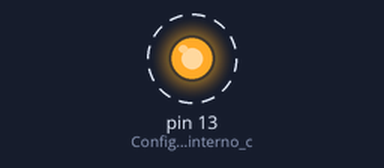
A sketch run on a simulated Arduino Uno, built with avr-gcc and run on an emulated ATmega328P. Parts: output pins drawn as LEDs (lit = HIGH). Dashed ring = blinking. What the sketch prints to the serial monitor is not drawn.

Above: at 0.5 s.
Timing chart, 0 to 4.6 s (numbered marks = the images above):
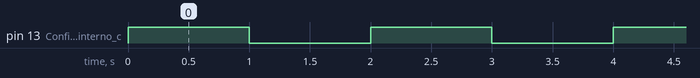

The sketch:

hello_arduino1.ino
```cpp
// C++ code
//
void setup()
{
 Serial.begin(9600);//Configura a porta serial do arduino
  pinMode(LED_BUILTIN, OUTPUT);//Configura o led interno como saìda
}

void loop()
{
  digitalWrite(LED_BUILTIN, HIGH);//Acende o led
  Serial.print("Hello ");//Escreve na porta serial
  delay(1000);//Aguarda 1000 milisegundos

  digitalWrite(LED_BUILTIN, LOW);//Apaga o led
  Serial.println("World!");//Escreve na porta serial
  delay(1000);//Aguarda 1000 milisegundos
}
```

Measured:
- by itself, pin 13 (Configura_o_led_interno_c): alternates HIGH for 1.0 s and LOW for 1.0 s
